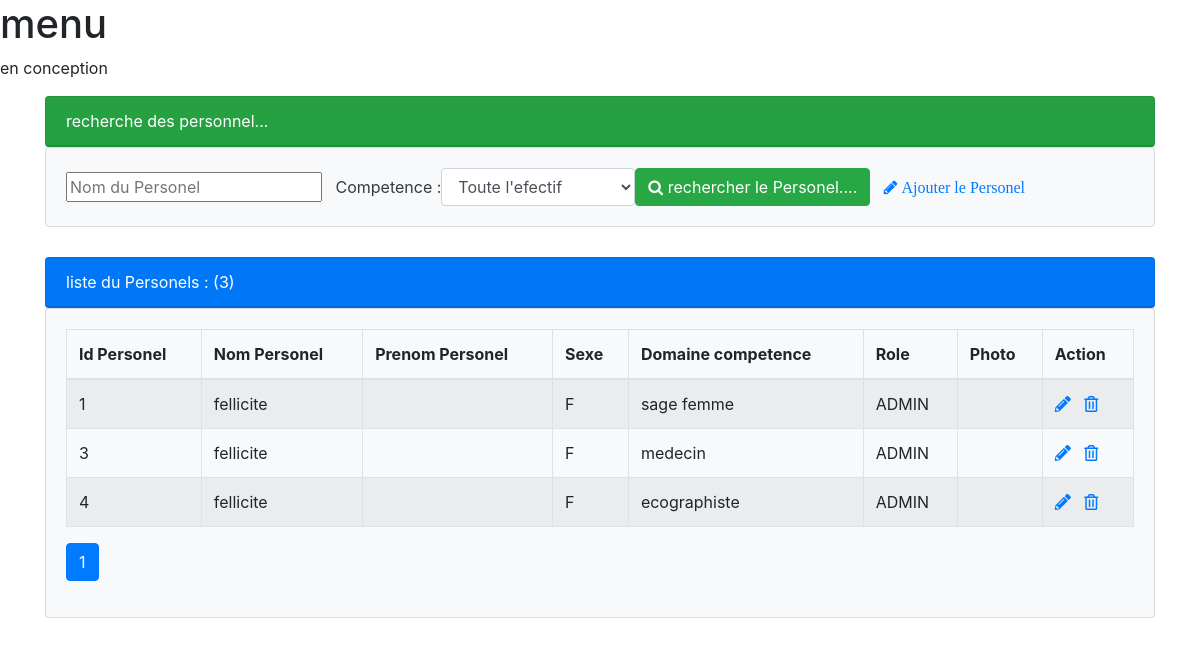
Page /personel.php?nomPersonel=fellicite on the committed database.
### tables this page shows
CREATE TABLE `Personel_Domaine_competence` (
  `id_personel_Domaine_competence` int(11) NOT NULL AUTO_INCREMENT,
  `personel_id` int(11) NOT NULL,
  `domaine_competence_id` int(11) NOT NULL,
  PRIMARY KEY (`id_personel_Domaine_competence`,`personel_id`,`domaine_competence_id`),
  KEY `fk_Personel_has_Domaine_competence_Domaine_competence1_idx` (`domaine_competence_id`),
  KEY `fk_Personel_has_Domaine_competence_Personel1_idx` (`personel_id`),
  CONSTRAINT `fk_Personel_has_Domaine_competence_Domaine_competence1` FOREIGN KEY (`domaine_competence_id`) REFERENCES `Domaine_competence` (`id_domaine_competence`) ON DELETE NO ACTION ON UPDATE NO ACTION,
  CONSTRAINT `fk_Personel_has_Domaine_competence_Personel1` FOREIGN KEY (`personel_id`) REFERENCES `Personel` (`id_personel`) ON DELETE NO ACTION ON UPDATE NO ACTION
);

CREATE TABLE `Personel` (
  `id_personel` int(11) NOT NULL AUTO_INCREMENT,
  `nom_personel` varchar(50) NOT NULL,
  `matricule` varchar(70) NOT NULL,
  `sexe` char(2) NOT NULL,
  `etat` tinyint(2) DEFAULT '0',
  `role` varchar(45) DEFAULT NULL,
  PRIMARY KEY (`id_personel`),
  UNIQUE KEY `fk_matricule` (`matricule`)
);

CREATE TABLE `Domaine_competence` (
  `id_domaine_competence` int(11) NOT NULL AUTO_INCREMENT,
  `domaine_competence` varchar(45) DEFAULT NULL,
  PRIMARY KEY (`id_domaine_competence`)
);

### personel.php (the view, shortened to what this page needs)
<?php
	require_once("connexionBD.php");
	$size =  isset($_GET['size'])?$_GET['size']:6;
	$page =  isset($_GET['page'])?$_GET['page']:1;
	$offset = ($page-1)*$size;
	$nomP = isset($_GET['nomPersonel'])?$_GET['nomPersonel']:"";
	$domaine_competence = isset($_GET['domaine_competence'])?$_GET['domaine_competence']:"all";
	if($domaine_competence=='all'){
		$requete = "SELECT * FROM Personel INNER JOIN Personel_Domaine_competence ON Personel.id_personel = Personel_Domaine_competence.personel_id INNER JOIN Domaine_competence ON Personel_Domaine_competence.domaine_competence_id = Domaine_competence.id_domaine_competence WHERE nom_personel  LIKE '%$nomP%' ORDER BY id_personel_Domaine_competence LIMIT  $size offset $offset ";
		$requeteCount = "SELECT count(*) countF FROM Personel INNER JOIN Personel_Domaine_competence ON Personel.id_personel = Personel_Domaine_competence.personel_id INNER JOIN Domaine_competence ON Personel_Domaine_competence.domaine_competence_id = Domaine_competence.id_domaine_competence WHERE nom_personel  LIKE '%$nomP%' ORDER BY id_personel_Domaine_competence";
	}
	$resultatF=$conn->query($requete);
	$resultatcount = $conn->query($requeteCount);
	$tabCount = $resultatcount->fetch();
	$nbPersonel= $tabCount['countF'];
	$reste = $nbPersonel%$size;
	if($reste ===0){
		$nbpage= $nbPersonel/$size;
	}else{
		$nbpage=floor($nbPersonel/$size) +1;
	}
?>
<!DOCTYPE html>
	<html>
	<head>
		<link rel="stylesheet" href="https://stackpath.bootstrapcdn.com/bootstrap/4.4.1/css/bootstrap.min.css">
		<link rel="stylesheet" href="https://use.fontawesome.com/releases/v5.7.0/css/all.css">
		<link rel="stylesheet" href="https://maxcdn.bootstrapcdn.com/font-awesome/4.7.0/css/font-awesome.min.css">
	</head>
	<body>
		<?php
			include("public/menu.php");
		?>
		<div class="container margintop1">
			<div class="card bg-success text-white">
				<div class="card-header">recherche des personnel...</div>
			</div>
			<div class="card bg-light text-dark">
				<div class="card-body">
					<form method="GET" action="personel.php" class="form-inline">
						<div class="from-group">
							<input type="text" name="nomPersonel" placeholder="Nom du Personel">
						</div>&nbsp &nbsp
						<label for="domaine_competence">Competence :</label>
						<select name="domaine_competence" class="form-control" id="domaine_competence" onchange="this.form.submit()">
							<option value="all" <?php if($domaine_competence==='all') echo 'selected' ?> >Toute l'efectif
							</option>
						</select>
						<button type="submit" class="btn btn-success"><span class="fa fa-search"></span> rechercher le Personel....</button>
						<a href="ajouterPersonel.php"><span class="fa fa-pencil"> Ajouter le Personel</a>
					</form>
				</div>
			</div>
			<div class="card bg-primary text-white margintop">
				<div class="card-header">liste du Personels : (<?php echo $nbPersonel?>)</div>
			</div>
			<div class="card bg-light text-dark">
				<div class="card-body">
					<table class="table table-striped table-bordered">
						<thead>
							<tr>
								<th>Id Personel</th><th>Nom Personel</th><th>Prenom Personel</th><th>Sexe</th><th>Domaine competence</th><th>Role</th><th>Photo</th><th>Action</th>
							</tr>
						</thead>
						<tbody>
							<?php while($personel = $resultatF->fetch()) { ?>
								<tr>
									<td><?php echo $personel['id_personel_Domaine_competence']?></td>
									<td><?php echo $personel['nom_personel']?></td>
									<td><?php echo $personel['prenom_personel']?></td>
									<td><?php echo $personel['sexe']?></td>
									<td><?php echo $personel['domaine_competence']?></td>
									<td><?php echo $personel['role']?></td>
									<td></td>
									<td>
										<a href="editerPersonel.php?id_personel_Domaine_competence=<?php echo $personel['id_personel_Domaine_competence']?>">
											<i class='fas fa-pencil-alt'></i>
										</a>
										<a onclick="return confirm('Etes vous sur de vouloir supprimer le Personel ?')"href="supprimerPersonel.php?id_personel_Domaine_competence=<?php echo $personel['id_personel_Domaine_competence']?>" id="modifierPersonel">
											<i class='far fa-trash-alt'></i>
										</a>
									</td>
								</tr>
							<?php } ?>
						</tbody>
					</table>
					<div>
						<ul class="pagination pagination-md">
							<?php for($i=1; $i<= $nbpage; $i++){ ?>
								<li class="page-item <?php if($i==$page) echo 'active' ?> ">
									<a class="page-link" href="utilisateurs.php?page=<?php echo $i; ?>&nomP=<?php echo $nomP?>&domaine_competence=<?php echo $domaine_competence?>">
									 	<?php echo $i; ?>
									</a>
								</li>
							<?php } ?>
						</ul>
					</div>
				</div>
			</div>
		</div>
	</body>
</html>

### personel.php (style rules this page uses)
.margintop1 { margin-top: 10px; }
.margintop { margin-top: 30px; }

### rows in the picture
personel_domaine_competence: id_personel_Domaine_competence "1", personel.nom_personel "fellicite", personel.sexe "F", domaine_competence.domaine_competence "sage femme", personel.role "ADMIN"
personel_domaine_competence: id_personel_Domaine_competence "3", personel.nom_personel "fellicite", personel.sexe "F", domaine_competence.domaine_competence "medecin", personel.role "ADMIN"
personel_domaine_competence: id_personel_Domaine_competence "4", personel.nom_personel "fellicite", personel.sexe "F", domaine_competence.domaine_competence "ecographiste", personel.role "ADMIN"

### other values in the picture
$nbPersonel "3"
